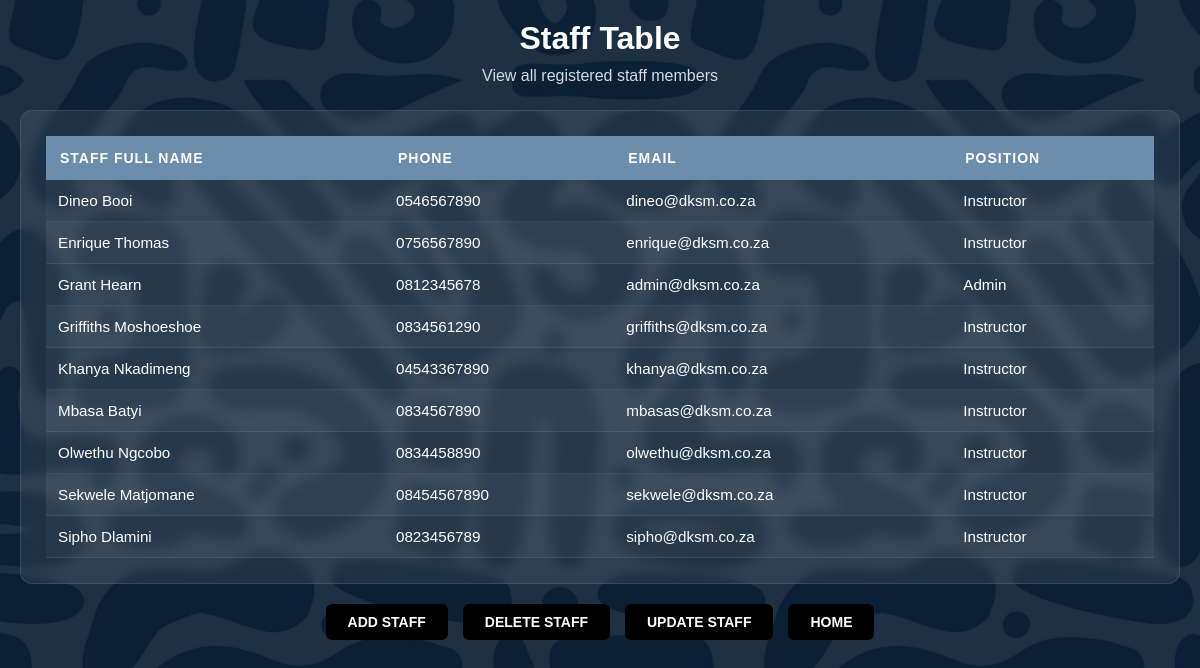
Page /administration/Staff.php on the committed database.
### tables this page shows
CREATE TABLE users (
    user_id INT AUTO_INCREMENT PRIMARY KEY,
    user_name VARCHAR(50),
    user_pwd VARCHAR(50),
    user_full_name VARCHAR(100),
    phone VARCHAR(15),
    email VARCHAR(100),
    user_level_id INT
);

CREATE TABLE user_level (
    user_level_id INT AUTO_INCREMENT PRIMARY KEY,
    user_level_name VARCHAR(30) NOT NULL
);

### administration/Staff.php (the view, shortened to what this page needs)
<?php
include_once "../incl/DatabaseConnection/dbConn.php";
$sql = "SELECT
            users.user_full_name,
            users.phone,
            users.email,
            user_level.user_level_name
        FROM users
        INNER JOIN user_level
        ON users.user_level_id = user_level.user_level_id
        ORDER BY users.user_full_name ASC";
$result = $conn->query($sql);
?>
<!DOCTYPE html>
<html lang="en">
<head>
    <link rel="stylesheet" href="../incl/style/administration/staff.css">
</head>
<body>
<div class="staff-wrapper">
    <div class="staff-header">
        <h2>Staff Table</h2>
        <p>View all registered staff members</p>
    </div>
    <div class="staff-box">
        <table>
            <thead>
                <tr>
                    <th>Staff Full Name</th>
                    <th>Phone</th>
                    <th>Email</th>
                    <th>Position</th>
                </tr>
            </thead>
            <tbody>
            <?php
            if ($result->num_rows > 0) {
                while($row = $result->fetch_assoc()) {
                    echo "
                        <tr>
                            <td>{$row['user_full_name']}</td>
                            <td>{$row['phone']}</td>
                            <td>{$row['email']}</td>
                            <td>{$row['user_level_name']}</td>
                        </tr>
                    ";
                }
            }
            ?>
            </tbody>
        </table>
    </div>
    <div class="outside-box">
        <a class="staff-btn" href="/DSKMDrivingSchool/administration/addStaff.php">
            ADD STAFF
        </a>
        <a class="staff-btn" href="/DSKMDrivingSchool/administration/deleteStaff.php">
            DELETE STAFF
        </a>
        <a class="staff-btn" href="/DSKMDrivingSchool/administration/updateStaff.php">
            UPDATE STAFF
        </a>
        <a class="staff-btn" href="/DSKMDrivingSchool/administration/adminDasboard.php">
            HOME
        </a>
    </div>
</div>
</body>
</html>

### incl/style/administration/staff.css (style rules this page uses)
* { margin: 0; padding: 0; box-sizing: border-box; }
body { min-height: 100vh; background: linear-gradient(rgba(11, 31, 51, 0.92), rgba(11, 31, 51, 0.92)), url("../../images/mainBg.JPG"); background-size: cover; background-position: center; background-repeat: no-repeat; font-family: Arial, sans-serif; color: #ffffff; padding: 20px; }
.staff-wrapper { width: 100%; max-width: 1400px; margin: auto; }
.staff-header { text-align: center; margin-bottom: 25px; }
.staff-header h2 { font-size: 2rem; margin-bottom: 10px; color: #ffffff; }
.staff-header p { color: #D5DADF; }
.staff-box { background: rgba(255, 255, 255, 0.08); border: 1px solid rgba(108, 142, 173, 0.25); border-radius: 12px; padding: 25px; backdrop-filter: blur(6px); overflow-x: auto; }
table { width: 100%; border-collapse: collapse; min-width: 900px; }
thead { background: #6C8EAD; }
thead th { padding: 14px; text-align: left; color: #ffffff; font-size: 14px; text-transform: uppercase; letter-spacing: 1px; }
tbody tr { background: rgba(255, 255, 255, 0.04); transition: 0.3s ease; }
tbody tr:nth-child(even) { background: rgba(255, 255, 255, 0.07); }
tbody td { padding: 12px; border-bottom: 1px solid rgba(255,255,255,0.08); color: #ffffff; font-size: 0.95rem; }
.outside-box { margin-top: 20px; display: flex; justify-content: center; gap: 15px; }
.staff-btn { text-decoration: none; padding: 10px 22px; background-color: black; color: #ffffff; border-radius: 6px; font-size: 14px; font-weight: bold; transition: 0.3s ease; }

### rows in the picture
users: user_full_name "Dineo Booi", phone "0546567890", email "dineo@dksm.co.za", user_level.user_level_name "Instructor"
users: user_full_name "Enrique Thomas", phone "0756567890", email "enrique@dksm.co.za", user_level.user_level_name "Instructor"
users: user_full_name "Grant Hearn", phone "0812345678", email "admin@dksm.co.za", user_level.user_level_name "Admin"
users: user_full_name "Griffiths Moshoeshoe", phone "0834561290", email "griffiths@dksm.co.za", user_level.user_level_name "Instructor"
users: user_full_name "Khanya Nkadimeng", phone "04543367890", email "khanya@dksm.co.za", user_level.user_level_name "Instructor"
users: user_full_name "Mbasa Batyi", phone "0834567890", email "mbasas@dksm.co.za", user_level.user_level_name "Instructor"
users: user_full_name "Olwethu Ngcobo", phone "0834458890", email "olwethu@dksm.co.za", user_level.user_level_name "Instructor"
users: user_full_name "Sekwele Matjomane", phone "08454567890", email "sekwele@dksm.co.za", user_level.user_level_name "Instructor"
users: user_full_name "Sipho Dlamini", phone "0823456789", email "sipho@dksm.co.za", user_level.user_level_name "Instructor"
